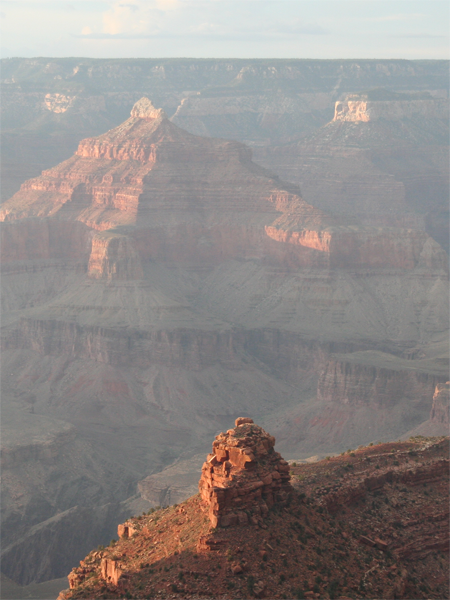
#> input picture haze images/haze0.jpg, 450 x 600 px; its folder holds only this picture in this run
$ jupyter execute --allow-errors dark_channel_prior.ipynb   (older library calls are emulated)
#> lines starting #> are read from the running program, lines starting #| are printed output that depends on the picture
#> further down, src is the input picture: shape (600, 450, 3); mean B, G, R 133.7, 135.4, 141.2
[cell 1]
import cv2;
import math;
import numpy as np;
from matplotlib import pyplot as plt
import os
def DarkChannel(im,sz):
#> called with sz = 15
    b,g,r = cv2.split(im)
    dc = cv2.min(cv2.min(r,g),b);
    kernel = cv2.getStructuringElement(cv2.MORPH_RECT,(sz,sz))
    dark = cv2.erode(dc,kernel)
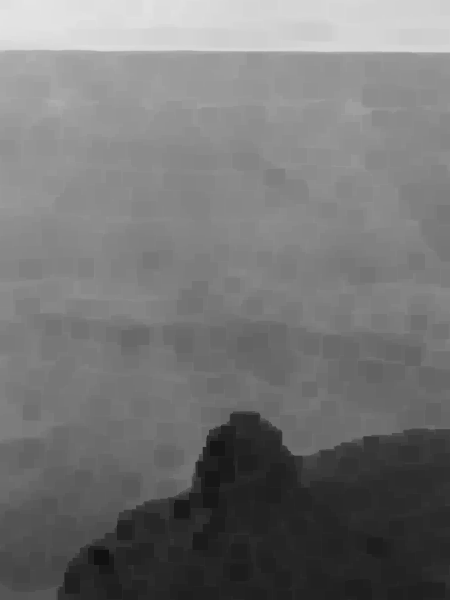
#> dark: shape (600, 450) float64; min 0.0667, max 0.898, mean 0.46
    if not os.path.exists('dark channel prior/data'):
        os.makedirs('dark channel prior/data')
    cv2.imwrite('dark channel prior/data/dark channel map dc.png', dc*255 )
    cv2.imwrite('dark channel prior/data/dark channel map dr.png', dark*255 )
#     cv2.imshow('dark channel',dark)
#     cv2.waitKey()
    return dark

def AtmLight(img,dark):
    [h,w] = img.shape[:2]
#> h = 600; w = 450
    imsz = h*w
#> imsz = 270000
    numpx = int(max(math.floor(imsz/1000),1))
#> numpx = 270
    darkvec = dark.reshape(imsz,1);
    imvec = img.reshape(imsz,3);

    indices = darkvec.argsort();
    indices = indices[imsz-numpx::]
#> indices = 270 values from 0 to 0
    atmsum = np.zeros([1,3])
    for ind in range(1,numpx):
        atmsum = atmsum + imvec[indices[ind]]
#> this loop made 269 passes
#> atmsum on passes 1 to 3: [[0.914, 0.918, 0.906]], [[1.83, 1.84, 1.81]], [[2.74, 2.75, 2.72]]
#> after the loop, atmsum = [[245.8, 246.8, 243.7]]
    A = atmsum / numpx;
#> A = [[0.91, 0.914, 0.903]]
    return A

def TransmissionEstimate(im,A,sz):
#> called with A = array of shape (1, 3), sz = 15
    omega = 0.95;
    im3 = np.empty(im.shape,im.dtype);

    for ind in range(0,3):
        im3[:,:,ind] = im[:,:,ind]/A[0,ind]

    transmission = 1 - omega*DarkChannel(im3,sz);
    cv2.imwrite('dark channel prior/data/TransmissionEstimate.png', transmission*255 )
#     cv2.imshow('TransmissionEstimate',transmission)
#     cv2.waitKey()
    return transmission

def Guidedfilter(im,p,r,eps):
#> called with r = 60, eps = 0.0001
    mean_I = cv2.boxFilter(im,cv2.CV_64F,(r,r))
    mean_p = cv2.boxFilter(p, cv2.CV_64F,(r,r))
    mean_Ip = cv2.boxFilter(im*p,cv2.CV_64F,(r,r))
    cov_Ip = mean_Ip - mean_I*mean_p
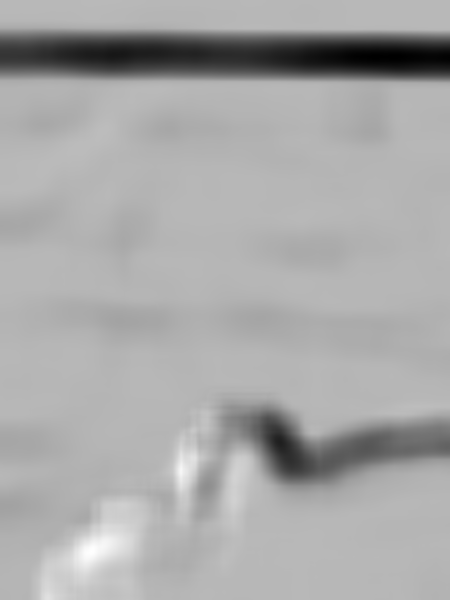
#> cov_Ip: shape (600, 450) float64; min -0.0119, max 0.00453, mean -0.00102; drawn with min black and max white

    mean_II = cv2.boxFilter(im*im,cv2.CV_64F,(r,r))
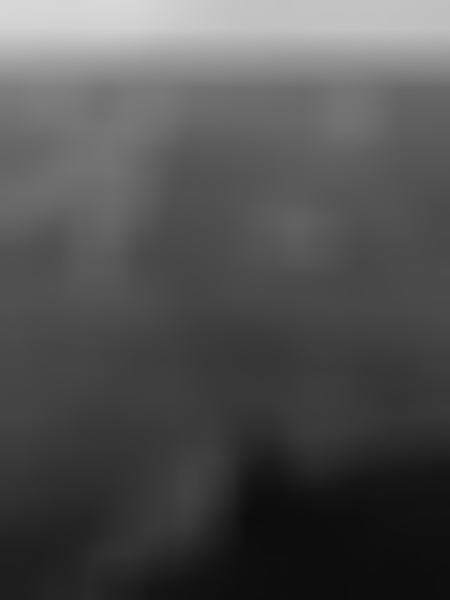
#> mean_II: shape (600, 450) float64; min 0.049, max 0.848, mean 0.319
    var_I   = mean_II - mean_I*mean_I
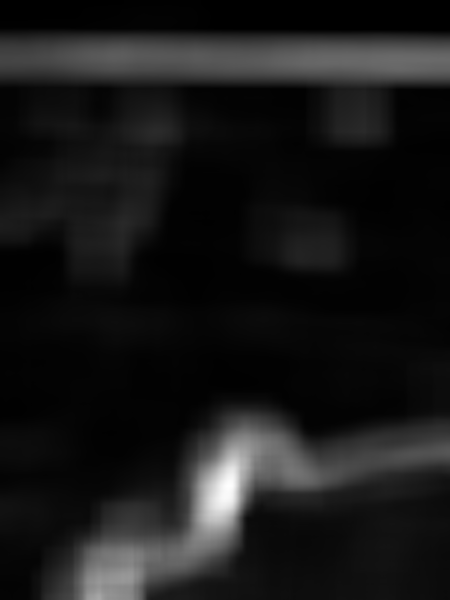
#> var_I: shape (600, 450) float64; min 1.32e-05, max 0.0294, mean 0.00285; drawn with min black and max white

    a = cov_Ip/(var_I + eps)
    b = mean_p - a*mean_I
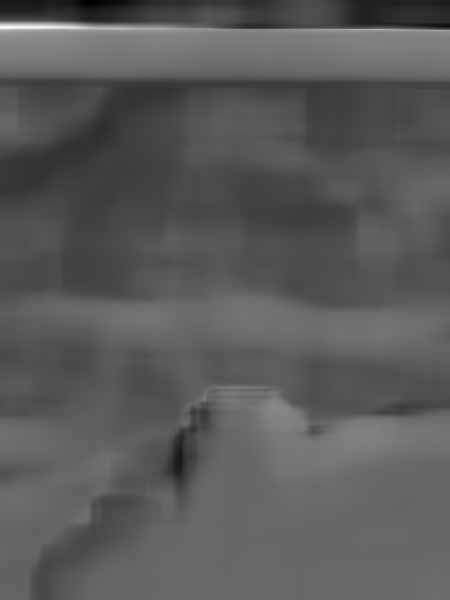
#> b: shape (600, 450) float64; min -0.163, max 2.35, mean 0.729; drawn with min black and max white

    mean_a = cv2.boxFilter(a,cv2.CV_64F,(r,r))
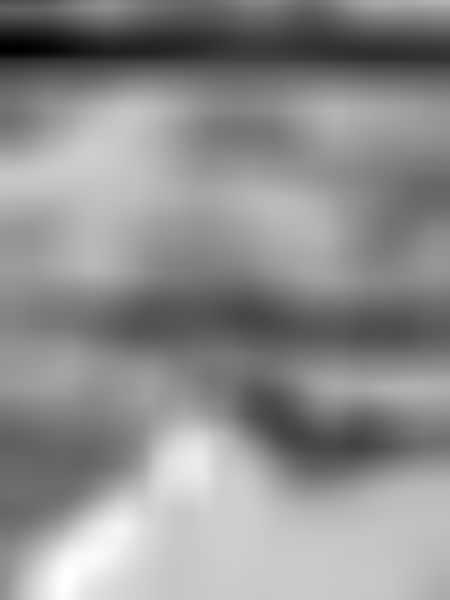
#> mean_a: shape (600, 450) float64; min -1.13, max 0.263, mean -0.352; drawn with min black and max white
    mean_b = cv2.boxFilter(b,cv2.CV_64F,(r,r))
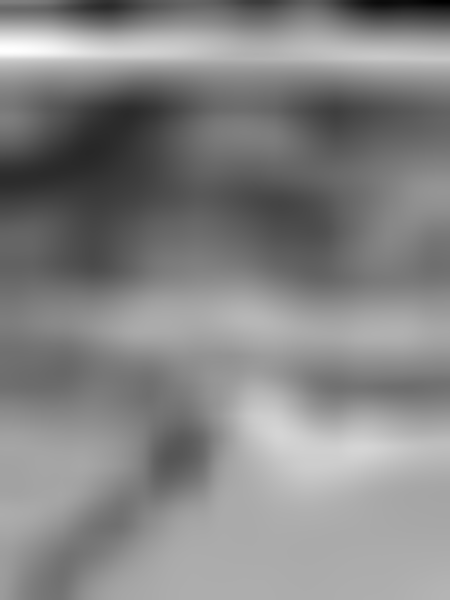
#> mean_b: shape (600, 450) float64; min 0.27, max 1.15, mean 0.729; drawn with min black and max white

    q = mean_a*im + mean_b;
    return q

def TransmissionRefine(im,et):
    gray = cv2.cvtColor(im,cv2.COLOR_BGR2GRAY);
    gray = np.float64(gray)/255;
    r = 60;
    eps = 0.0001;
    t = Guidedfilter(gray,et,r,eps)
    #t=et
    cv2.imwrite('dark channel prior/data/medium transmission.png', t*255 )
#> `d = np.exp(-t)`:
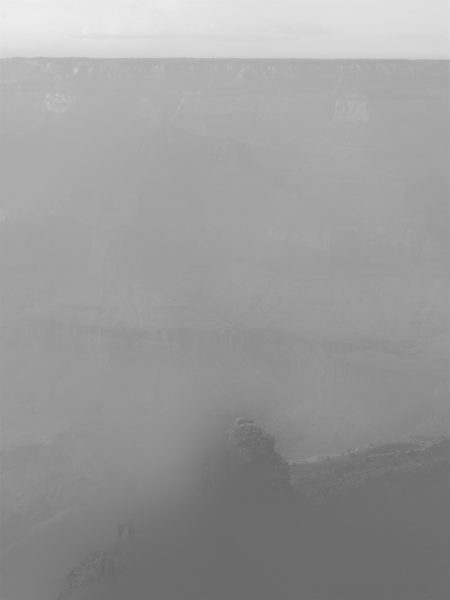
#> d: shape (600, 450) float64; min 0.409, max 0.935, mean 0.608
#     cv2.imshow('medium transmission',t)
#     cv2.waitKey()
    #t is the medium transmission describing
    #the portion of the light that is not scattered and reaches the camera
    return t;

def Recover(im,t,A,tx = 0.1):
#> called with A = array of shape (1, 3), tx = 0.1
    res = np.empty(im.shape,im.dtype);
    t = cv2.max(t,tx);

    for ind in range(0,3):
        res[:,:,ind] = (im[:,:,ind]-A[0,ind])/t + A[0,ind]
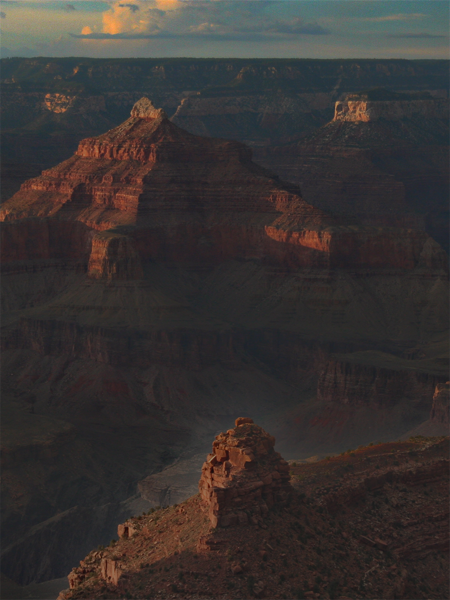
#> res: shape (600, 450, 3) float64; mean B, G, R 0.217, 0.226, 0.264; drawn with min black and max white
#> `cv2.imwrite('dark channel prior/dehaze result/'+name+'.png', J*255 )`:
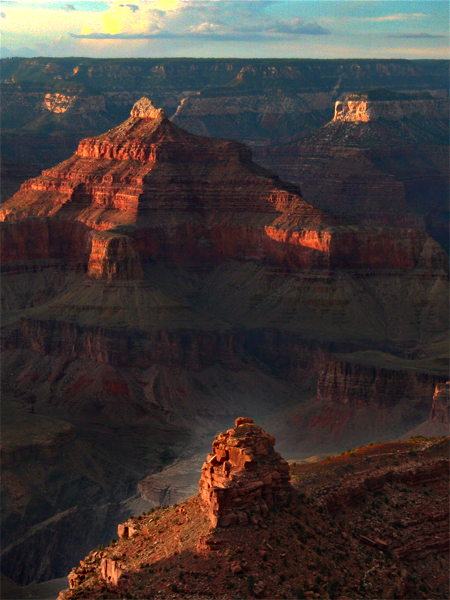
#> saved as haze0.jpg.png: shape (600, 450, 3); mean B, G, R 55.3, 57.6, 66.7
#     cv2.imshow('recover',res)
#     cv2.waitKey()
    return res

[cell 2]
nim= 13;keyword = 'haze'
#> (the rest of this cell did not finish here and is left out)
